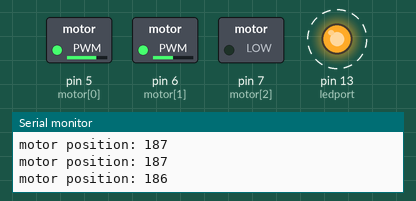
A sketch run on a simulated Arduino Uno, built with avr-gcc and run on an emulated ATmega328P. Parts: switched loads named in the sketch (green lamp = pin HIGH), output pins drawn as LEDs (lit = HIGH), the last lines printed to the serial monitor. Dashed ring = blinking.

Above: at 3.45 s.
At 12.4 s:
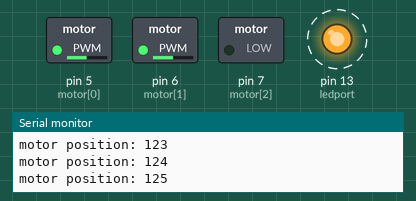
Timing chart, 0 to 16.1 s (numbered marks = the images above):
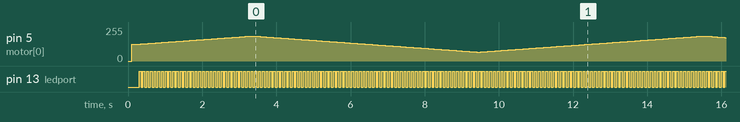

The sketch:

meArm.ino
```cpp
//define motor pin
int motor[3] = {5, 6, 7};
int motorPosition[3] = {127, 127, 127};
bool motorCW[3] = {true, true, true};
int ledport = 13;
bool ledOn = true;

void setup() {
  // put your setup code here, to run once:
  pinMode(motor[0], OUTPUT);
  pinMode(motor[1], OUTPUT);
  pinMode(motor[2], OUTPUT);
  pinMode(ledport, OUTPUT);
  delay(100);

  analogWrite(motor[0], motorPosition[0]);
  analogWrite(motor[1], motorPosition[1]);
  analogWrite(motor[2], motorPosition[2]);
  Serial.begin(9600);
  delay(200);
}

void loop() {
  // put your main code here, to run repeatedly:
  analogWrite(motor[0], motorPosition[0]);
  digitalWrite(ledport, ledOn);
  Serial.print("motor position: ");
  Serial.println(motorPosition[0]);
  ledOn = !ledOn;

  if (motorCW[0]) {
    if (motorPosition[0] < 187)
      motorPosition[0] += 1;
    else
      motorCW[0] = false;
  }
  else {
    if (motorPosition[0] > 67)
      motorPosition[0] -= 1;
    else
      motorCW[0] = true;
  }

  delay(50);
}
```

Measured:
- by itself, pin 13 (ledport): alternates HIGH for 0.05 s and LOW for 0.05 s
